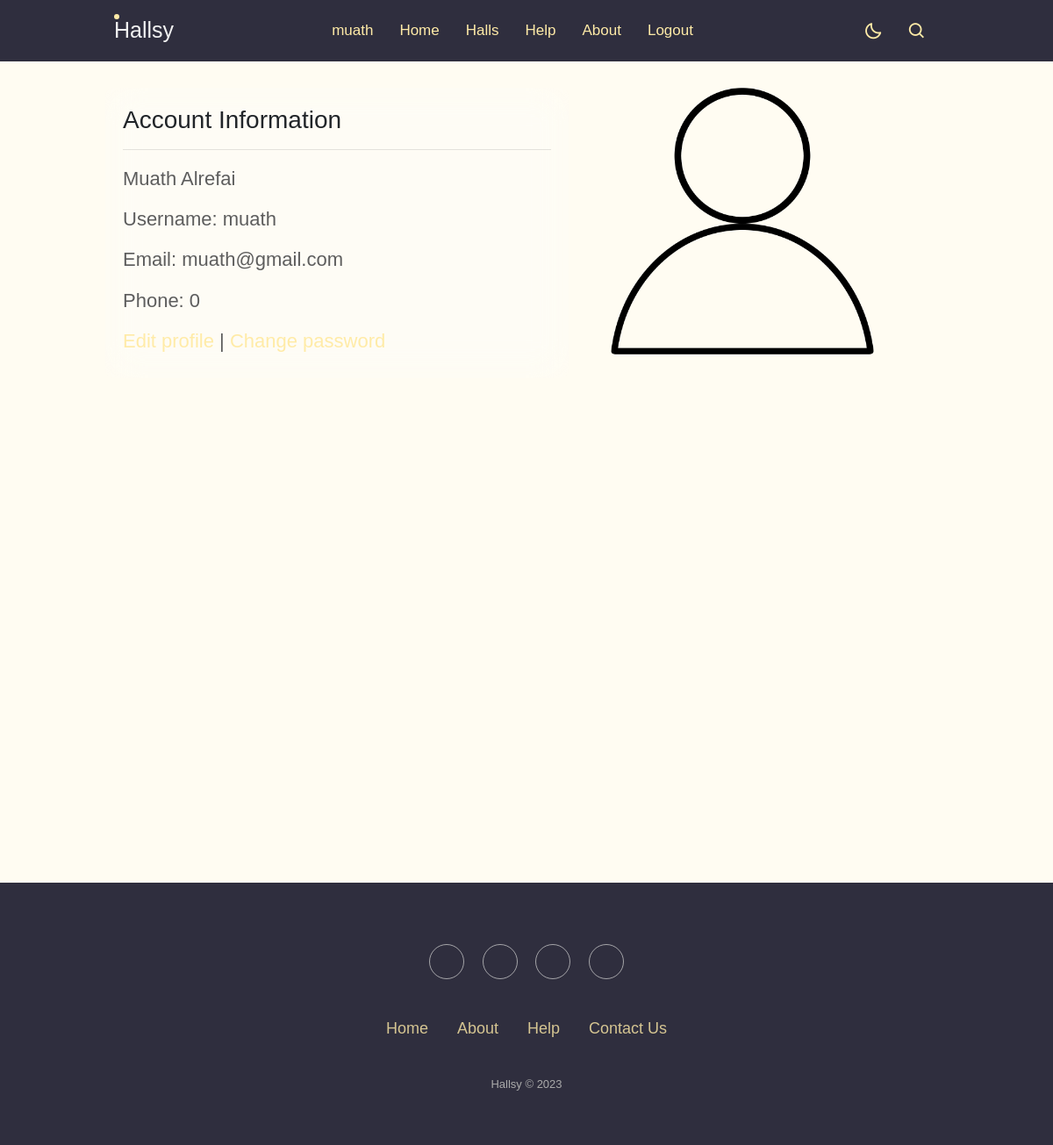
Before: /profile (signed in) with the older database file.
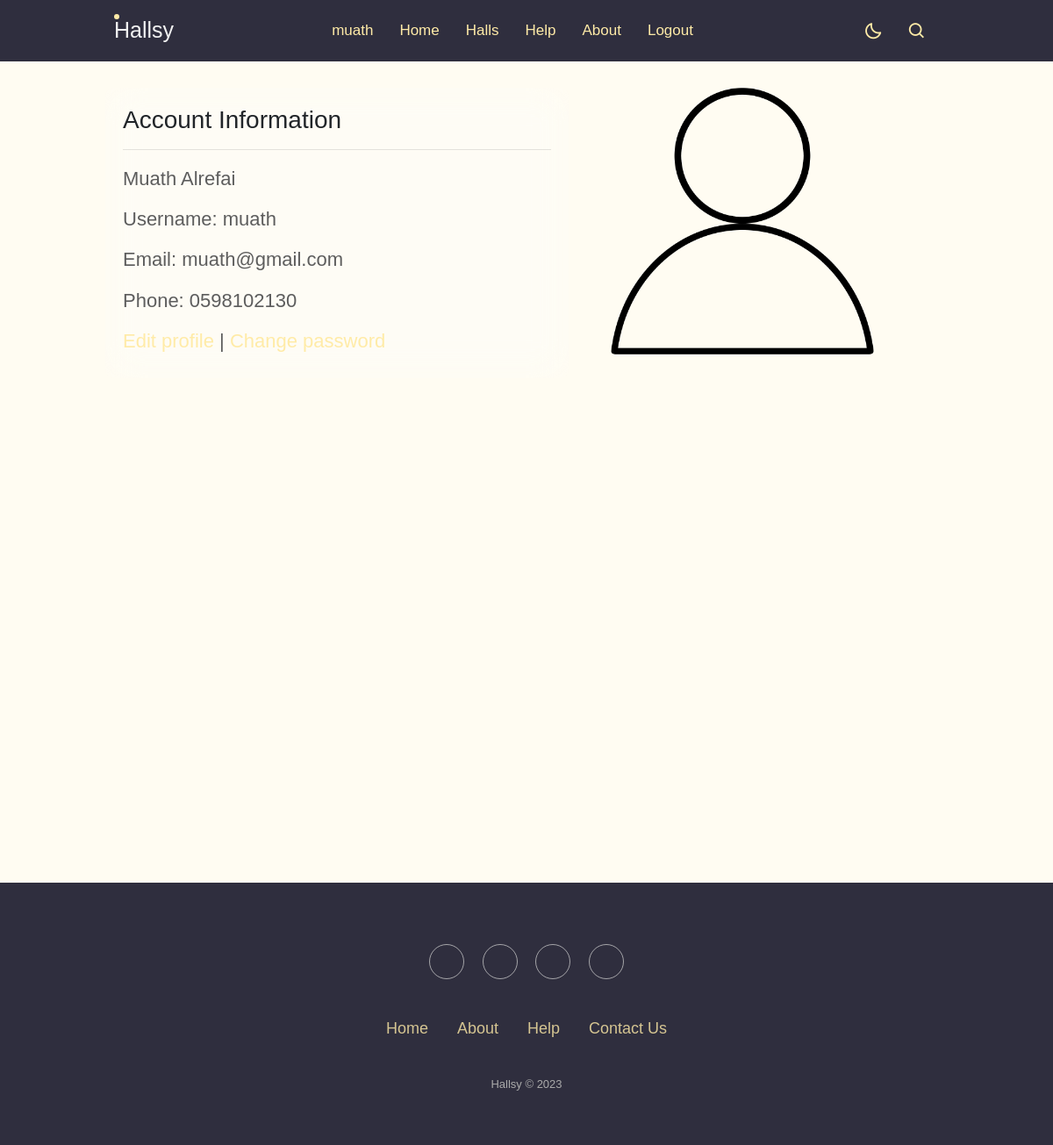
After: the same page with the newer database file.
### login_app/models.py (models this page shows)
class User(models.Model):
    username = models.CharField(max_length=45)
    first_name = models.CharField(max_length=45)
    last_name = models.CharField(max_length=45)
    email = models.EmailField(max_length=254)
    password = models.CharField(max_length=255)
    phone = models.CharField(max_length=10, default=0000000000)
    created_at = models.DateTimeField(auto_now_add=True)
    updated_at = models.DateTimeField(auto_now=True)
    objects = Validator()

### halls_app/views.py (the view)
# urls.py: path('profile', views.profile),
def profile(request):
    context = {
        "user": models.get_user_session(request),
    }
    return render(request, 'user/profile.html', context)

### halls_app/models.py (called while the page is built)
def get_user_session(request):
    return User.objects.get(id=request.session['userid'])

### halls_app/templates/user/profile.html (shortened to what this page needs)
<!doctype html>
<html>
<head>
    {% load static %}
    <link rel="stylesheet" href="https://use.fontawesome.com/releases/v5.15.4/css/all.css"/>
    <link href='https://unpkg.com/boxicons@2.1.4/css/boxicons.min.css' rel='stylesheet'>
    <link rel="stylesheet" href="https://cdnjs.cloudflare.com/ajax/libs/twitter-bootstrap/4.1.3/css/bootstrap.min.css">
    <link rel="stylesheet" href="https://cdnjs.cloudflare.com/ajax/libs/ionicons/2.0.1/css/ionicons.min.css">
    <link rel="stylesheet" href="https://cdnjs.cloudflare.com/ajax/libs/twitter-bootstrap/4.1.3/css/bootstrap.min.css">
    <link rel="stylesheet" href="{% static 'cities/style.css' %}">
</head>
 <body>
  <nav>
  <div class="nav-bar">
    <span class="logo navLogo"><a href="">Hallsy</a></span>
    <div class="menu">
        <ul class="nav-links">
          <li><a href="/profile">{{user.username}}</a></li>
          <li><a href="/cities">Home</a></li>
          <li><a href="/halls">Halls</a></li>
          <li><a href="/help">Help</a></li>
          <li><a href="/about">About</a></li>
          <li><a href="/logout_user">Logout</a></li>
        </ul>
    </div>
    <div class="darkLight-searchBox">
      <div class="drak-light">
        <i class='bx bx-moon moon' ></i>
      </div>
        <div class="searchBox">
            <div class="searchToggle">
              <i class='bx bx-search search' ></i>
            </div>
          </div>
      </div>
    </div>
  </nav>
  <div class="section">
    <div class="container_about">
        <div class="content-section">
            <div class="title">
              <h3>Account Information</h3><hr>
            </div>
            <div class="content">
              <h3>{{user.first_name}} {{user.last_name}}</h3>
              <h3>Username: {{user.username}}</h3>
              <h3>Email: {{user.email}}</h3>
              <h3>Phone: {{user.phone}}</h3>
              <h3><a href="/edit_profile" class="profile_anchor">Edit profile</a> | <a href="/change_password" class="profile_anchor">Change password</a></h3>
            </div>
        </div>
        <div class="image-section">
            <img src="{% static 'cities/user.png' %}" alt="user.png" style="width: 300px;">
        </div>
    </div>
  </div>
  <div class="footer-basic">
    <footer>
        <div class="social">
            <a href="#"></a>
            <a href="#"></a>
            <a href="#"></a>
            <a href="#"></a>
        </div>
        <ul class="list-inline">
            <li class="list-inline-item"><a href="/cities_all">Home</a></li>
            <li class="list-inline-item"><a href="/about_all">About</a></li>
            <li class="list-inline-item"><a href="/help_all">Help</a></li>
            <li class="list-inline-item"><a href="#">Contact Us</a></li>
        </ul>
        <br>
        <p class="copyright">Hallsy © 2023</p>
    </footer>
</div>
    </body>
</html>

### halls_app/static/cities/style.css (style rules this page uses)
* { margin: 0; padding: 0; box-sizing: border-box; font-family: "Poppins", sans-serif; }
:root { --body-color: #e4e9f7; --nav-color: #4070f4; --side-nav: #010718; --text-color: #ffeba7; --search-bar: #f2f2f2; --search-text: #010718; }
body { height: 100vh; background-color: var(--body-color); }
nav { position: fixed; top: 0; left: 0; height: 70px; width: 100%; background-color: #2f2e3e; z-index: 100; }
nav .nav-bar { position: relative; height: 100%; max-width: 1000px; width: 100%; background-color: #2f2e3e; margin: 0 auto; padding: 0 30px; display: flex; align-items: center; justify-content: space-between; }
nav .nav-bar .logo a { font-size: 25px; font-weight: 500; color: var(--search-bar); text-decoration: none; }
.nav-bar .nav-links { display: flex; align-items: center; margin: 10px; }
.nav-bar .nav-links li { margin: 0 5px; list-style: none; }
.nav-links li a { position: relative; font-size: 17px; font-weight: 400; color: var(--text-color); text-decoration: none; padding: 10px; }
.nav-bar .logo a::before { content: ""; position: absolute; height: 6px; width: 6px; border-radius: 50%; background-color: #ffeba7; }
.nav-links li a::before { content: ""; position: absolute; left: 40%; bottom: 0; transform: translateX(50%); height: 6px; width: 6px; border-radius: 50%; background-color: #ffeba7; opacity: 0; transition: all 0.3s ease; }
.nav-bar .darkLight-searchBox { display: flex; align-items: center; }
.darkLight-searchBox .drak-light, .darkLight-searchBox .searchToggle { height: 40px; width: 40px; display: flex; align-items: center; justify-content: center; margin: 0 5px; }
.drak-light i, .searchToggle i { position: absolute; color: var(--text-color); font-size: 22px; cursor: pointer; transition: all 0.3s ease; }
.searchBox { position: relative; }
body { background-color: #fffcf2; -webkit-animation: slidein 100s; animation: slidein 100s; -webkit-animation-fill-mode: forwards; animation-fill-mode: forwards; -webkit-animation-iteration-count: infinite; animation-iteration-count: infinite; -webkit-animation-direction: alternate; animation-direction: alternate; }
.footer-basic { padding: 60px; background-color: #2f2e3e; color: #ffeba7; position: relative; bottom: -206px; width: 100%; }
.footer-basic ul { padding: 0; list-style: none; text-align: center; font-size: 18px; line-height: 1.6; margin-bottom: 0; }
.footer-basic li { padding: 0 10px; }
.footer-basic ul a { color: inherit; text-decoration: none; opacity: 0.8; }
.footer-basic .social { text-align: center; padding-bottom: 25px; }
.footer-basic .social > a { font-size: 24px; width: 40px; height: 40px; line-height: 40px; display: inline-block; text-align: center; border-radius: 50%; border: 1px solid #ccc; margin: 10px 8px; color: inherit; opacity: 0.75; }
.footer-basic .copyright { margin-top: 15px; text-align: center; font-size: 13px; color: #aaa; margin-bottom: 0; }
* { margin:0px; padding:0px; box-sizing: border-box; font-family: 'prppine', sans-serif; }
.section { width: 100%; min-height: 100vh; }
.container_about { width: 80%; display: block; margin: auto; padding-top: 100px; }
.content-section { float: left; width: 55%; backdrop-filter: blur(20px) saturate(70%); border-radius: 10px; padding: 20px; }
.image-section { float:right; width: 40%; }
.image-section img { width: 100%; height: auto; border-radius:5px; }
.content-section .title { font-size: 20px; }
.content-section .content h3 { margin-top: 20px; color:#5d5d5d; font-size: 22px; }
.profile_anchor { color: #ffeba7; transition: 80ms cubic-bezier(0.33, 1, 0.68, 1); transition-property: color, background-color, box-shadow, border-color; }

Changed rows visible on the page:
changed User "Muath": phone "0" → "0598102130"
